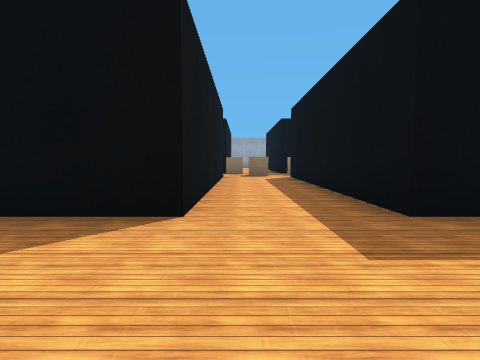
view 1 (above)

21 first-person views from a walk through a robot-simulator world made for Webots. The camera is 0.5 m above the floor, tilts 4° down and sees 80° across. The floor is counted in squares, 1 m on a side. Each view is taken from the middle of a square. On the plan, view 1 faces up. The plan holds only what a view shows up to about 9 squares ahead; the rest is blank. Robots are left out. Simple shapes and patterns stand in for the simulator's stock objects.

view 2
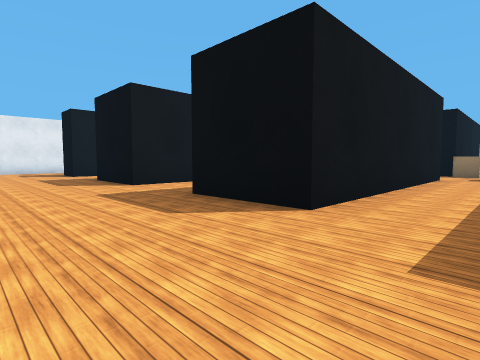

view 3
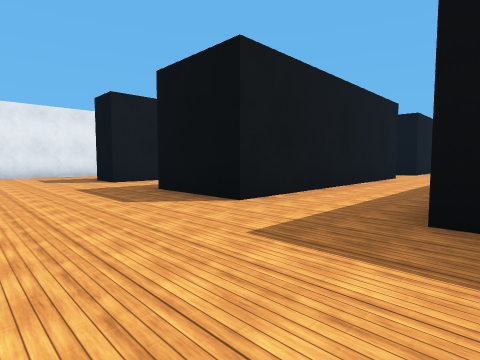

view 4
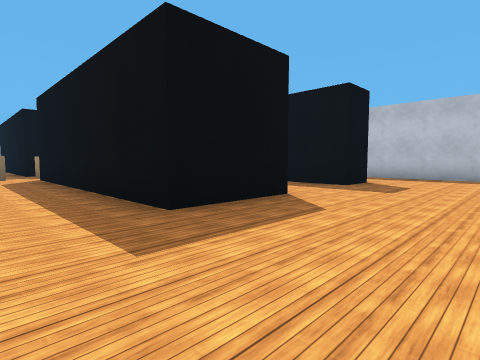

view 5
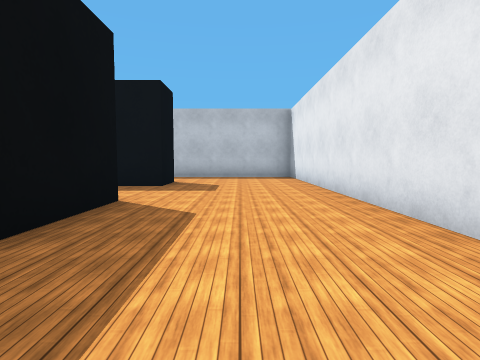

view 6
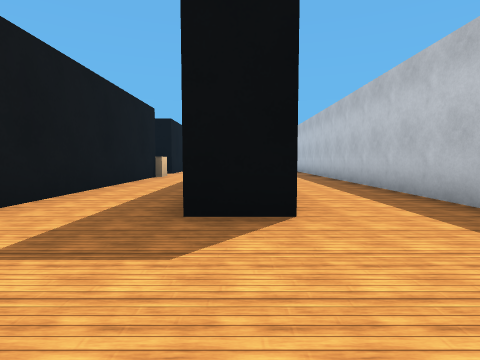

view 7
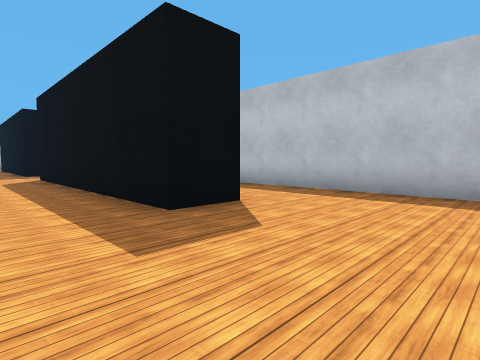

view 8
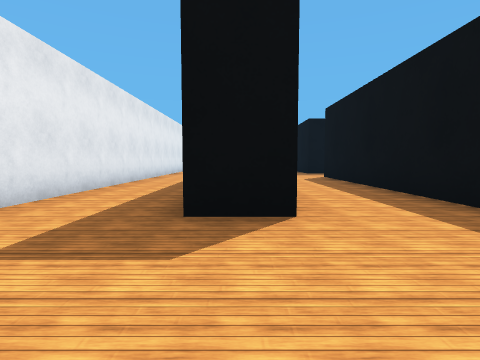

view 9
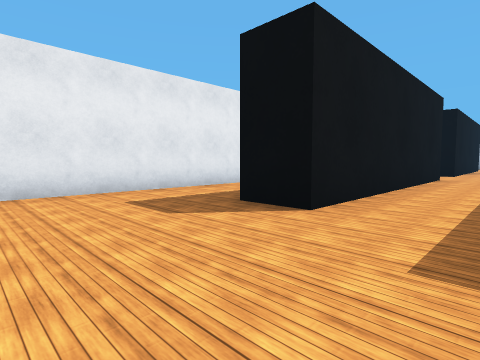

view 10
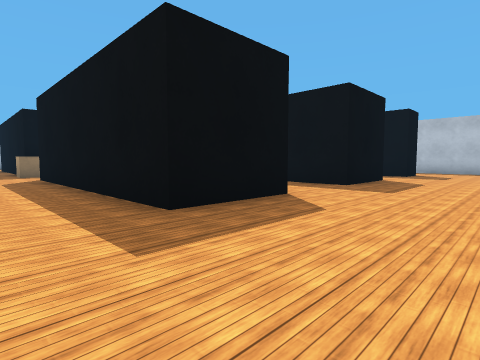

view 11
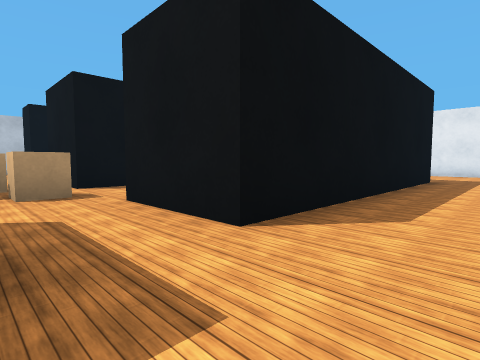

view 12
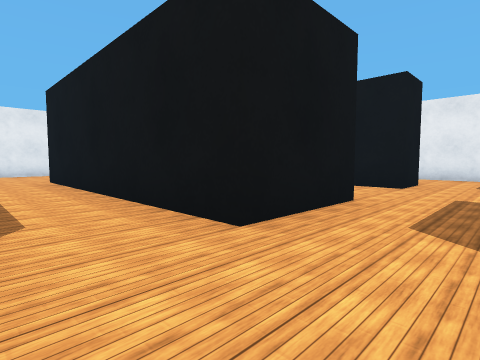

view 13
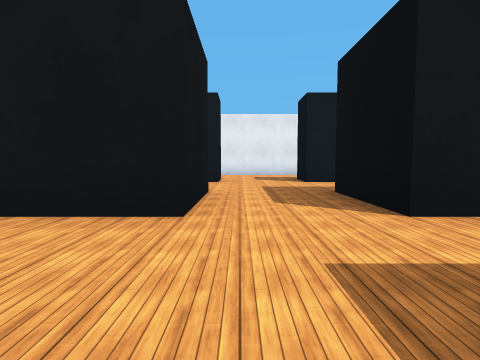

view 14
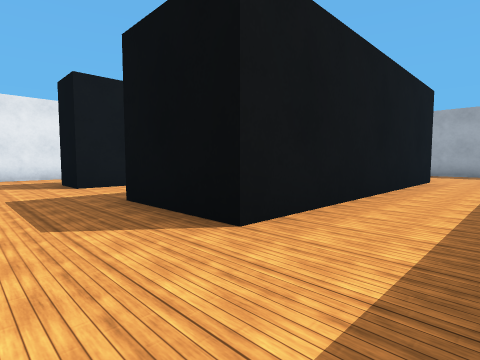

view 15
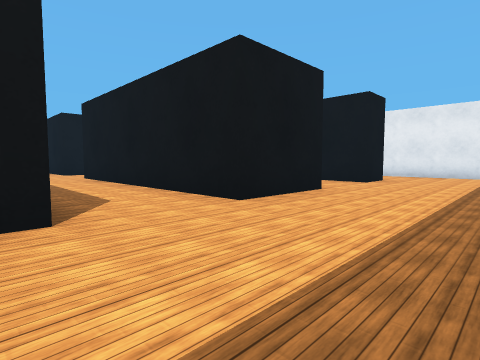

view 16
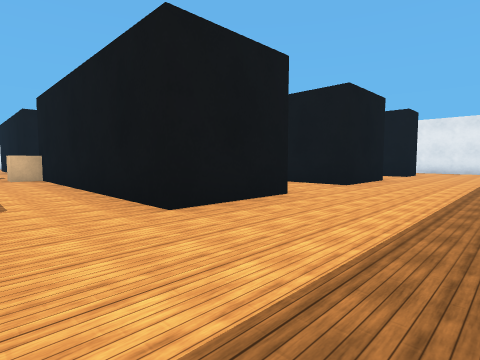

view 17
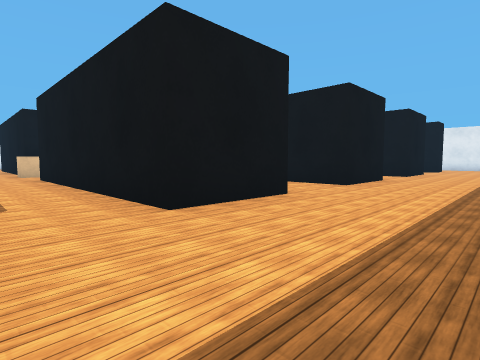

view 18
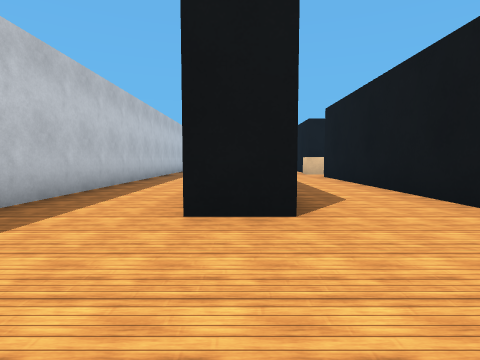

view 19
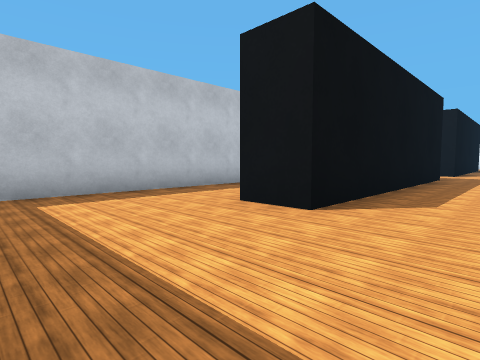

view 20
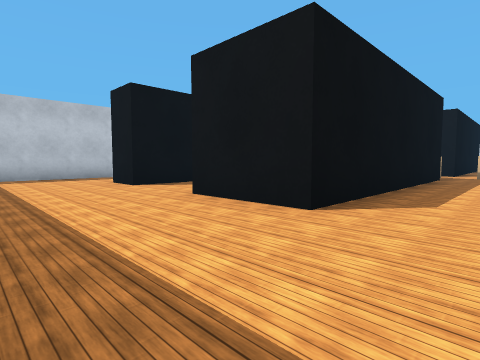

view 21
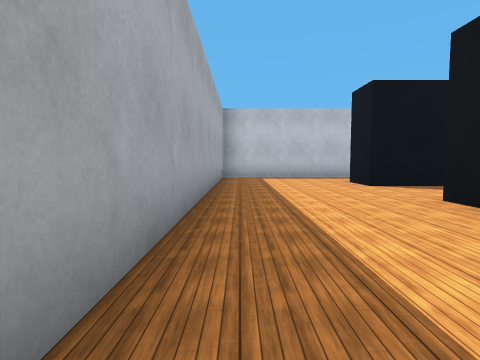

### Floor plan
Points are (right, up) in squares from view 1. A wall is a line through its corners. A room is listed if a view was taken in it or the views show most of it. See-through windows are left out.
Room 1 (views 1, 2, 3, 4, 5, 6, 7, 8, 9, 10, 11, 12, 13, 14, 15, 16, 17, 18, 19, 20, 21)
walls: (-8.5, 11.4) (-8.5, 10.5) (-9.5, 10.5); (5.5, 10.4) (5.5, 16.5) (6.5, 16.5); (-9.6, 8.5) (-8.5, 8.5) (-8.5, 2.5) (-9.5, 2.5); (-11.5, 11) (-11.5, 0.4); (-3.9, 19.5) (-5.1, 19.5); (-9.6, 16.5) (-8.5, 16.5) (-8.5, 15.4); (-5.1, -0.5) (-1.9, -0.5); (1.8, -0.5) (8.5, -0.5) (8.5, 19.5); (6.6, 2.5) (5.5, 2.5) (5.5, 8.5) (6.5, 8.5); (-11.5, 18.2) (-11.5, 15.8); (8.1, 19.5) (0.5, 19.5)
objects: black box (-6, 3) to (-5, 8); black box (-6, 11) to (-5, 16); black box (-2, 3) to (-1, 8); cardboard box (-2, 10); black box (-2, 11) to (-1, 16); cardboard box (0, 9) to (1, 9); cardboard box (0, 10) to (0, 11); black box (2, 3) to (3, 8); cardboard box (2, 9) to (2, 10); black box (2, 11) to (3, 16); cardboard box (3, 9)

Positions as (right, up) in squares from view 1, and headings:
1: (0, 0), facing up
2: (1, 0), facing up-left
3: (-2, 0), facing up-left
4: (0, 0), facing up-right
5: (0, 1), facing right
6: (6, 0), facing up
7: (4, 0), facing up-right
8: (-9, 0), facing up
9: (-7, 0), facing up-left
10: (-4, 0), facing up-right
11: (-4, 10), facing down-right
12: (-3, 10), facing down-left
13: (-2, 9), facing left
14: (-3, 9), facing up-left
15: (-2, 19), facing down-left
16: (1, 19), facing down-left
17: (5, 19), facing down-left
18: (6, 19), facing down
19: (4, 19), facing down-right
20: (0, 19), facing down-right
21: (0, 19), facing right
